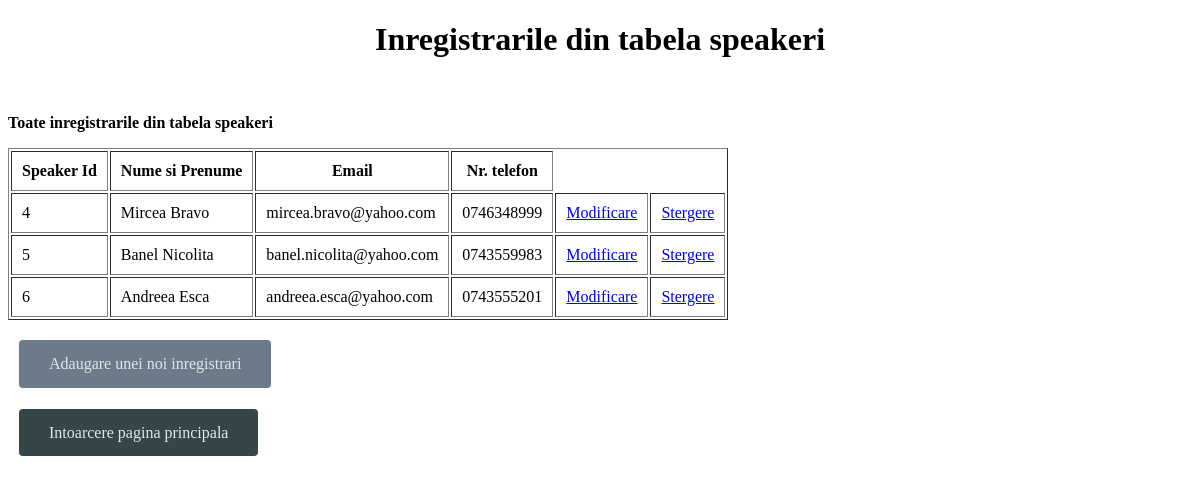
The app's page /Speakeri/vizualizareSpeakeri.php with its own data.
### tables this page shows
CREATE TABLE `speakeri` (
  `id` int(11) NOT NULL,
  `nume_prenume` varchar(100) NOT NULL,
  `email` varchar(50) NOT NULL,
  `nr_telefon` varchar(25) NOT NULL
);

### Speakeri/vizualizareSpeakeri.php (the view, shortened to what this page needs)
<!DOCTYPE HTML PUBLIC "-//W3C//DTD HTML 4.01//EN" "http://www.w3.org/TR/html4/strict.dtd">
<html>
<head>
</head>
<body>
<h1 style="text-align: center">
    Inregistrarile din tabela speakeri
</h1>
<br>
<p>
    <b>
        Toate inregistrarile din tabela speakeri
    </b>
</p>
<?php
include("../conectare.php");
if($result = $mysqli->query("SELECT * FROM speakeri ORDER BY id")){
    if($result->num_rows > 0){
        echo "<table border='1' cellpadding='10'>";
        echo "<tr><th>Speaker Id</th><th>Nume si Prenume</th><th>Email</th><th>Nr. telefon</th></tr>";
        while ($row = $result->fetch_object()){
            echo "<tr>";
            echo "<td>".$row->id."</td>";
            echo "<td>".$row->nume_prenume."</td>";
            echo "<td>".$row->email."</td>";
            echo "<td>".$row->nr_telefon."</td>";
            echo "<td><a href='modificareSpeakeri.php?id=".$row->id."'>Modificare</a></td>";
            echo "<td><a href='stergereSpeakeri.php?id=".$row->id."'>Stergere</a></td>";
            echo "</tr>";
        }
        echo "</table>";
    }
    else{
        "<br>";
        echo "Nu sunt inregistrari in tabela!";
    }
}
else{
    echo "Error: ".$mysqli->error();
}
?>
<div>
    <div class="button-adaugare">
        <a href = "inserareSpeakeri.php" class="button">Adaugare  unei noi inregistrari</a>
    </div>
    <br/>
    <br/>
    <a href="../home.php" class="button-intoarcere">Intoarcere pagina principala</a>
</div>
</body>
</html>

### Speakeri/vizualizareSpeakeri.php (style rules this page uses)
.button-adaugare { display: flex; }
.button { margin-top: 20px; padding: 15px 30px 15px 30px; background-color: #6C7A89; color: #E0E7E9; border: none; border-radius: 4px; text-decoration: none; margin-left: 11px; }
.button-intoarcere { margin-top: 20px; padding: 15px 30px 15px 30px; background-color: #354649; color: #E0E7E9; border: none; border-radius: 4px; text-decoration: none; margin-left: 11px; }

### records on screen
speakeri: id "4", nume_prenume "Mircea Bravo", email "mircea.bravo@yahoo.com", nr_telefon "0746348999"
speakeri: id "5", nume_prenume "Banel Nicolita", email "banel.nicolita@yahoo.com", nr_telefon "0743559983"
speakeri: id "6", nume_prenume "Andreea Esca", email "andreea.esca@yahoo.com", nr_telefon "0743555201"
